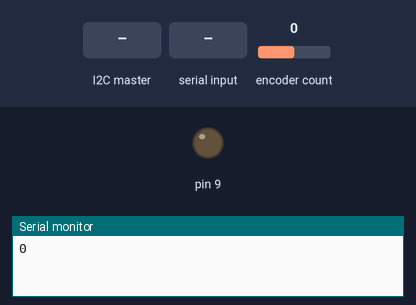
The sketch below on a simulated Arduino Uno, built with avr-gcc and run on an emulated ATmega328P. Shown: output pins drawn as LEDs (lit = HIGH), the last lines printed to the serial monitor. The inputs (shaded band) are chosen by the test bench; at power-on: encoder count 0.

Above: at 1.2 s.
1.3 s: encoder count set to 4
At 1.9 s:
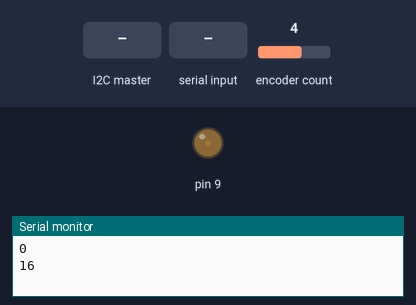
2.8 s: the I2C master sends the byte 5
At 3.1 s:
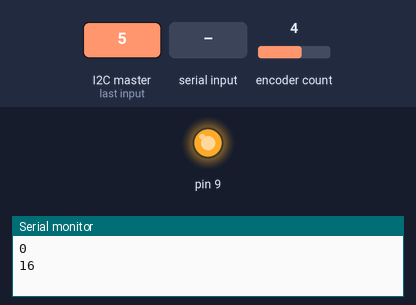
4.3 s: "30,150\n" received over Serial
At 5.5 s:
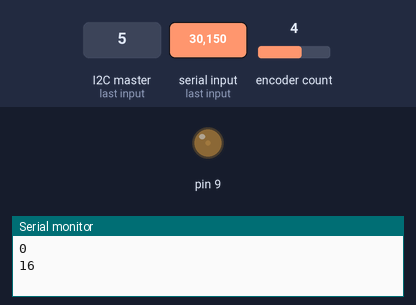
5.8 s: the I2C master sends the byte 2
At 6.6 s:
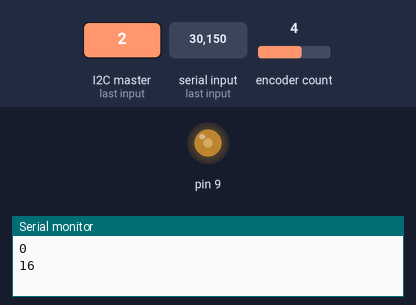
7.3 s: the I2C master sends the byte 90
At 7.7 s:
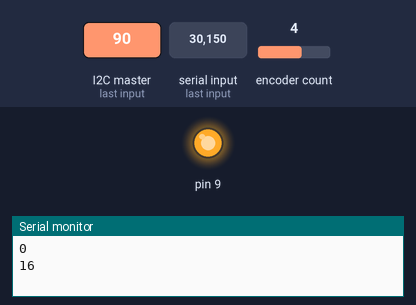
8.8 s: the I2C master sends the byte 0
At 10.1 s:
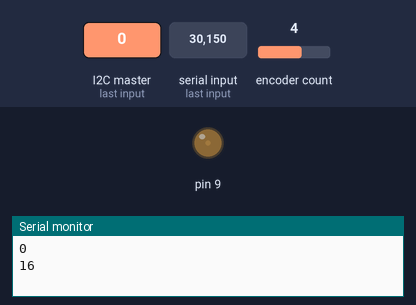
Timing chart, 0 to 11.3 s (numbered marks = the images above; inputs shaded):
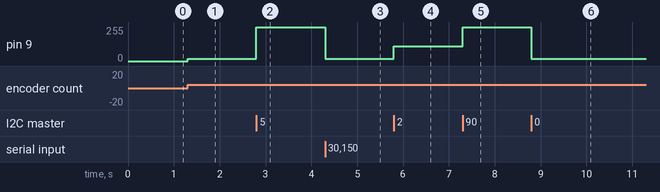

The sketch:

h_bridge_with_encoder_slave_reciever.ino
```cpp
#include <Encoder.h>
#include <Wire.h>


// 22,968 clicks per revolution
Encoder enc(2, 3);

int incomingByte = 0, inc; // for incoming serial data

//PID constants
double kp = 2;
double ki = 5;
double kd = 1;

unsigned long currentTime, previousTime;
double elapsedTime;
double error;
double lastError;
double input, output, setPoint;
double cumError, rateError;
long Pos  = -999, outputValue;
int power = 0;
int r=5;

void setup() {
  Wire.begin(42);                // join i2c bus with address #8
  Wire.onReceive(receiveEvent); // register event
  Serial.begin(9600);
  setPoint = 0;                          //set point at zero degrees
}

void loop() {
  long newPos;

  newPos = enc.read();
  if (newPos != Pos) {
    //Serial.print("encoder = ");
    Serial.println(newPos);
    //Serial.println();
    Pos = newPos;
  }


  if (Serial.available() > 0) {
    // read the incoming byte:
    incomingByte = Serial.read();
    if (incomingByte > 13) inc = incomingByte - '0';
    // say what you got:
    outputValue = map(inc, 0, 360, 0, 22968);

    /*
      Serial.print("I received: ");
      Serial.println(inc);


      Serial.print("converted to: ");
      Serial.println(outputValue, DEC);
    */
  }

  power = PID();
  digitalWrite(4, power < 0);
  analogWrite(9, abs(power));

  /*
    input = analogRead(A0);                //read from rotary encoder connected to A0
    output = computePID(input);
    delay(100);
    analogWrite(3, output);                //control the motor based on PID value
  */
}

void receiveEvent(int howMany) {
  /*while (1 < Wire.available()) { // loop through all but the last
    char c = Wire.read(); // receive byte as a character
    Serial.print(c);         // print the character
    }*/
  inc = Wire.read();    // receive byte as an integer
  outputValue = map(inc, 0, 360, 0, 22968);

  /*
    Serial.print("received: ");
    Serial.println(inc);         // print the integer
    Serial.print("converted to: ");
    Serial.println(outputValue, DEC);

  */
}

/*
  double computePID(double inp) {
  currentTime = millis();                //get current time
  elapsedTime = (double)(currentTime - previousTime);        //compute time elapsed from previous computation

  error = Setpoint - inp;                                // determine error
  cumError += error * elapsedTime;                // compute integral
  rateError = (error - lastError) / elapsedTime; // compute derivative

  double out = kp * error + ki * cumError + kd * rateError;          //PID output

  lastError = error;                                //remember current error
  previousTime = currentTime;                        //remember current time

  return out;                                        //have function return the PID output
  }*/

int PID() {
  int p = outputValue - Pos;
  if (p > 255)p = 255;
  if (p < -255)p = -255;
  if (abs(p) < r)p = 0;
  return p;
}
```

Measured:
- after the input at 1.3 s, pin 9: 0/255 → 16/255 at once
- after the input at 2.8 s, pin 9: 16/255 → 255/255 at once
- after the input at 4.3 s, pin 9: 255/255 → 16/255 at once
- after the input at 5.8 s, pin 9: 16/255 → 111/255 at once
- after the input at 7.3 s, pin 9: 111/255 → 255/255 at once
- after the input at 8.8 s, pin 9: 255/255 → 16/255 at once
